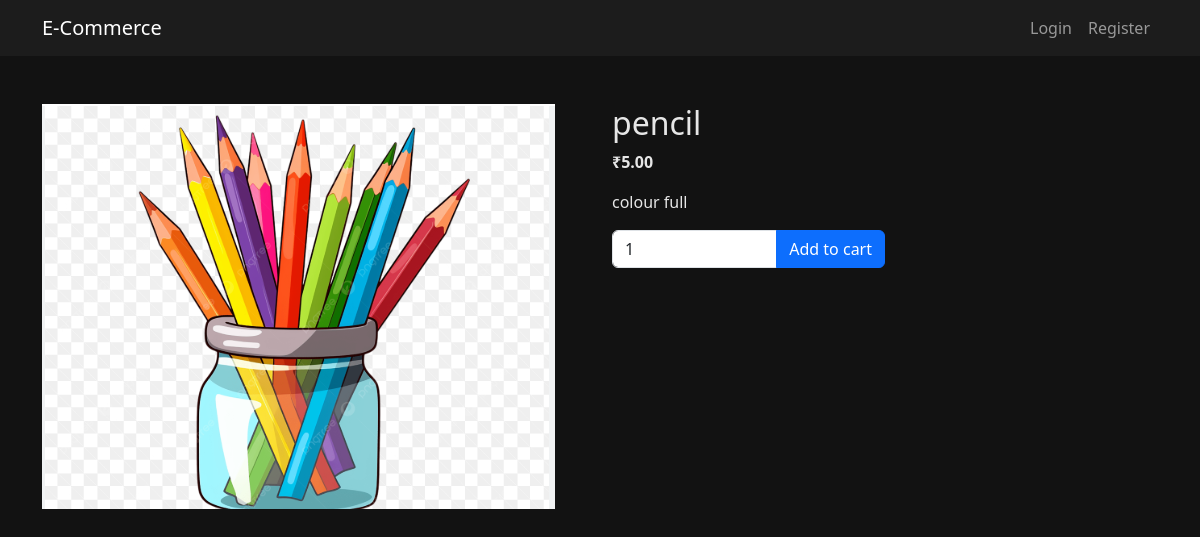
Screenshot of /product/4/ with the database file from the repository.
### Cart/models.py (models this page shows, shortened)
class Product_Table(models.Model):
    name = models.CharField(max_length=200)
    price = models.DecimalField(max_digits=10, decimal_places=2)
    description = models.TextField(blank=True, null=True)
    stock = models.IntegerField(default=0)
    image = models.ImageField(upload_to='products/', blank=True, null=True)
    created_at = models.DateTimeField(auto_now_add=True)
    class Meta:
        db_table = 'Product_Table'

### User_App/views.py (the view)
# urls.py: path('product/<int:pk>/', views.product_detail, name='product_detail'),
def product_detail(request, pk): #detailed view
    product = get_object_or_404(Product_Table, pk=pk)
    session_cart.add_recently_viewed(request.session, product.pk)
    return render(request, 'User_App/product_detail.html', {'product': product})

### Store/cart.py (called while the page is built)
def add_recently_viewed(session, product_id):
    recent = session.get(RECENTLY_VIEWED_ID, [])
    pid = str(product_id)
    if pid in recent:
        recent.remove(pid)
    recent.insert(0, pid)
    session[RECENTLY_VIEWED_ID] = recent[:MAX_RECENT]
    session.modified = True

### User_App/templates/User_App/product_detail.html (shortened to what this page needs)
{% extends 'User_App/base.html' %}
{% block content %}
<div class="row"><div class="col-md-6">
    {% if product.image %}
    <img src="{{ product.image.url }}" class="img-fluid">
    {% endif %}</div><div class="col-md-6">
        <h2>{{ product.name }}</h2>
        <p class="fw-bold">₹{{ product.price }}</p>
        <p>{{ product.description }}</p>
        <form action="{% url 'User_App:add_to_cart' product.pk %}" method="post" class="w-50">
            {% csrf_token %}<div class="input-group mb-3">
                <input type="number" name="quantity" value="1" min="1" max="{{ product.stock }}" class="form-control">
                <button class="btn btn-primary" type="submit">Add to cart</button>
            </div>
        </form>
    </div>
</div>
{% endblock %}

### User_App/templates/User_App/base.html (style rules this page uses)
body { background-color: #121212; color: #e6e6e6; font-family: 'Segoe UI', sans-serif; }

### rows the page displays
Product_Table: image (picture), name "pencil", price "5.00", description "colour full"
